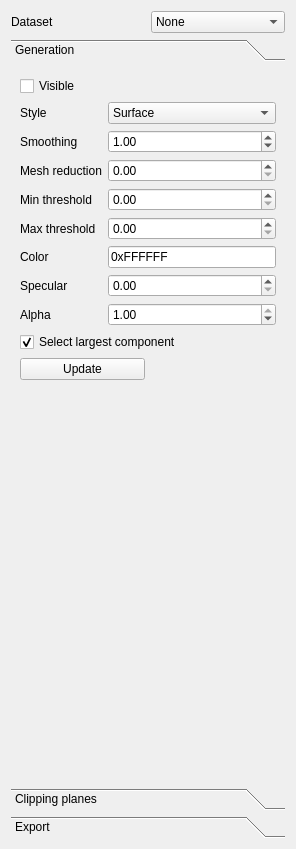
<?xml version="1.0" encoding="UTF-8"?>
<ui version="4.0">
 <class>TestPluginForm</class>
 <widget class="QWidget" name="TestPluginForm">
  <property name="geometry">
   <rect>
    <x>0</x>
    <y>0</y>
    <width>296</width>
    <height>849</height>
   </rect>
  </property>
  <property name="acceptDrops">
   <bool>true</bool>
  </property>
  <property name="windowTitle">
   <string>Form</string>
  </property>
  <layout class="QGridLayout" name="gridLayout_2">
   <item row="0" column="0">
    <layout class="QHBoxLayout" name="horizontalLayout_2">
     <item>
      <widget class="QLabel" name="label">
       <property name="text">
        <string>Dataset</string>
       </property>
      </widget>
     </item>
     <item>
      <widget class="QComboBox" name="comboBoxDataset">
       <property name="toolTip">
        <string>Choose the dataset to use</string>
       </property>
       <item>
        <property name="text">
         <string>None</string>
        </property>
       </item>
      </widget>
     </item>
    </layout>
   </item>
   <item row="1" column="0">
    <widget class="QToolBox" name="toolBox">
     <property name="currentIndex">
      <number>0</number>
     </property>
     <widget class="QWidget" name="page">
      <property name="geometry">
       <rect>
        <x>0</x>
        <y>0</y>
        <width>278</width>
        <height>699</height>
       </rect>
      </property>
      <attribute name="label">
       <string>Generation</string>
      </attribute>
      <layout class="QGridLayout" name="gridLayout_3">
       <item row="0" column="0" colspan="2">
        <layout class="QGridLayout" name="gridLayout">
         <item row="0" column="0">
          <widget class="QCheckBox" name="checkBoxVisible">
           <property name="toolTip">
            <string>Set visibility of mesh</string>
           </property>
           <property name="text">
            <string>Visible</string>
           </property>
           <property name="checked">
            <bool>false</bool>
           </property>
          </widget>
         </item>
         <item row="0" column="1">
          <layout class="QHBoxLayout" name="horizontalLayout"/>
         </item>
         <item row="1" column="0">
          <widget class="QLabel" name="label_8">
           <property name="text">
            <string>Style</string>
           </property>
          </widget>
         </item>
         <item row="1" column="1">
          <widget class="QComboBox" name="comboBoxStyle">
           <property name="toolTip">
            <string>Rendering style</string>
           </property>
           <item>
            <property name="text">
             <string>Surface</string>
            </property>
           </item>
           <item>
            <property name="text">
             <string>Wireframe</string>
            </property>
           </item>
           <item>
            <property name="text">
             <string>Points</string>
            </property>
           </item>
          </widget>
         </item>
         <item row="2" column="0">
          <widget class="QLabel" name="label_2">
           <property name="text">
            <string>Smoothing</string>
           </property>
          </widget>
         </item>
         <item row="2" column="1">
          <widget class="QDoubleSpinBox" name="inputSmoothing">
           <property name="toolTip">
            <string>Sigma of Gaussian blur</string>
           </property>
           <property name="maximum">
            <double>10.000000000000000</double>
           </property>
           <property name="singleStep">
            <double>0.500000000000000</double>
           </property>
           <property name="value">
            <double>1.000000000000000</double>
           </property>
          </widget>
         </item>
         <item row="3" column="0">
          <widget class="QLabel" name="label_7">
           <property name="text">
            <string>Mesh reduction</string>
           </property>
          </widget>
         </item>
         <item row="3" column="1">
          <widget class="QDoubleSpinBox" name="inputReduction">
           <property name="toolTip">
            <string>Reducing of the amount of polygons. Recommended value: 0.90</string>
           </property>
           <property name="maximum">
            <double>1.000000000000000</double>
           </property>
           <property name="singleStep">
            <double>0.050000000000000</double>
           </property>
           <property name="value">
            <double>0.000000000000000</double>
           </property>
          </widget>
         </item>
         <item row="4" column="0">
          <widget class="QLabel" name="label_3">
           <property name="text">
            <string>Min threshold</string>
           </property>
          </widget>
         </item>
         <item row="4" column="1">
          <widget class="QDoubleSpinBox" name="inputMinimumThreshold">
           <property name="maximum">
            <double>999999999.000000000000000</double>
           </property>
           <property name="singleStep">
            <double>100.000000000000000</double>
           </property>
           <property name="value">
            <double>0.000000000000000</double>
           </property>
          </widget>
         </item>
         <item row="5" column="0">
          <widget class="QLabel" name="label_4">
           <property name="text">
            <string>Max threshold</string>
           </property>
          </widget>
         </item>
         <item row="5" column="1">
          <widget class="QDoubleSpinBox" name="inputMaximumThreshold">
           <property name="maximum">
            <double>999999999.000000000000000</double>
           </property>
           <property name="singleStep">
            <double>100.000000000000000</double>
           </property>
           <property name="value">
            <double>0.000000000000000</double>
           </property>
          </widget>
         </item>
         <item row="6" column="0">
          <widget class="QLabel" name="label_5">
           <property name="text">
            <string>Color</string>
           </property>
          </widget>
         </item>
         <item row="6" column="1">
          <widget class="QLineEdit" name="inputColor">
           <property name="text">
            <string>0xFFFFFF</string>
           </property>
          </widget>
         </item>
         <item row="7" column="0">
          <widget class="QLabel" name="label_9">
           <property name="text">
            <string>Specular</string>
           </property>
          </widget>
         </item>
         <item row="7" column="1">
          <widget class="QDoubleSpinBox" name="inputSpecular">
           <property name="maximum">
            <double>1.000000000000000</double>
           </property>
           <property name="singleStep">
            <double>0.050000000000000</double>
           </property>
           <property name="value">
            <double>0.000000000000000</double>
           </property>
          </widget>
         </item>
         <item row="8" column="0">
          <widget class="QLabel" name="label_6">
           <property name="text">
            <string>Alpha</string>
           </property>
          </widget>
         </item>
         <item row="8" column="1">
          <widget class="QDoubleSpinBox" name="inputAlpha">
           <property name="maximum">
            <double>1.000000000000000</double>
           </property>
           <property name="singleStep">
            <double>0.100000000000000</double>
           </property>
           <property name="value">
            <double>1.000000000000000</double>
           </property>
          </widget>
         </item>
        </layout>
       </item>
       <item row="1" column="0" colspan="2">
        <widget class="QCheckBox" name="checkBoxLargestComponent">
         <property name="text">
          <string>Select largest component</string>
         </property>
         <property name="checked">
          <bool>true</bool>
         </property>
        </widget>
       </item>
       <item row="2" column="0">
        <widget class="QPushButton" name="buttonUpdate">
         <property name="text">
          <string>Update</string>
         </property>
        </widget>
       </item>
       <item row="3" column="1">
        <spacer name="verticalSpacer_3">
         <property name="orientation">
          <enum>Qt::Vertical</enum>
         </property>
         <property name="sizeHint" stdset="0">
          <size>
           <width>20</width>
           <height>443</height>
          </size>
         </property>
        </spacer>
       </item>
      </layout>
     </widget>
     <widget class="QWidget" name="page_2">
      <property name="geometry">
       <rect>
        <x>0</x>
        <y>0</y>
        <width>278</width>
        <height>699</height>
       </rect>
      </property>
      <attribute name="label">
       <string>Clipping planes</string>
      </attribute>
      <layout class="QVBoxLayout" name="verticalLayout_2">
       <item>
        <layout class="QGridLayout" name="gridLayout_4">
         <item row="0" column="0">
          <widget class="QLabel" name="xNameLabel">
           <property name="text">
            <string>X</string>
           </property>
           <property name="buddy">
            <cstring>xPositionSpin</cstring>
           </property>
          </widget>
         </item>
         <item row="0" column="1">
          <widget class="QCheckBox" name="checkBoxX">
           <property name="enabled">
            <bool>true</bool>
           </property>
           <property name="toolTip">
            <string>Enable clipping plane x1</string>
           </property>
           <property name="text">
            <string>Visible</string>
           </property>
          </widget>
         </item>
         <item row="0" column="2">
          <widget class="QCheckBox" name="checkBoxFlipX">
           <property name="text">
            <string>Flip</string>
           </property>
          </widget>
         </item>
        </layout>
       </item>
       <item>
        <layout class="QGridLayout" name="gridLayout_9">
         <item row="0" column="0">
          <widget class="QSpinBox" name="spinX"/>
         </item>
         <item row="0" column="1">
          <widget class="QSlider" name="horizontalSliderX">
           <property name="enabled">
            <bool>true</bool>
           </property>
           <property name="toolTip">
            <string>Set the position of the x1 clipping plane</string>
           </property>
           <property name="maximum">
            <number>300</number>
           </property>
           <property name="orientation">
            <enum>Qt::Horizontal</enum>
           </property>
          </widget>
         </item>
        </layout>
       </item>
       <item>
        <layout class="QGridLayout" name="gridLayout_10">
         <item row="0" column="0">
          <widget class="QLabel" name="yNameLabel">
           <property name="text">
            <string>Y</string>
           </property>
           <property name="buddy">
            <cstring>yPositionSpin</cstring>
           </property>
          </widget>
         </item>
         <item row="0" column="1">
          <widget class="QCheckBox" name="checkBoxY">
           <property name="enabled">
            <bool>true</bool>
           </property>
           <property name="toolTip">
            <string>Enable clipping plane y1</string>
           </property>
           <property name="text">
            <string>Visible</string>
           </property>
          </widget>
         </item>
         <item row="0" column="2">
          <widget class="QCheckBox" name="checkBoxFlipY">
           <property name="text">
            <string>Flip</string>
           </property>
          </widget>
         </item>
        </layout>
       </item>
       <item>
        <layout class="QGridLayout" name="gridLayout_11">
         <item row="0" column="0">
          <widget class="QSpinBox" name="spinY"/>
         </item>
         <item row="0" column="1">
          <widget class="QSlider" name="horizontalSliderY">
           <property name="enabled">
            <bool>true</bool>
           </property>
           <property name="toolTip">
            <string>Set the position of the y1 clipping plane</string>
           </property>
           <property name="orientation">
            <enum>Qt::Horizontal</enum>
           </property>
          </widget>
         </item>
        </layout>
       </item>
       <item>
        <layout class="QGridLayout" name="gridLayout_12">
         <item row="0" column="0">
          <widget class="QLabel" name="zNameLabel">
           <property name="text">
            <string>Z</string>
           </property>
           <property name="buddy">
            <cstring>zPositionSpin</cstring>
           </property>
          </widget>
         </item>
         <item row="0" column="1">
          <widget class="QCheckBox" name="checkBoxZ">
           <property name="enabled">
            <bool>true</bool>
           </property>
           <property name="toolTip">
            <string>Enable clipping plane z1</string>
           </property>
           <property name="text">
            <string>Visible</string>
           </property>
          </widget>
         </item>
         <item row="0" column="2">
          <widget class="QCheckBox" name="checkBoxFlipZ">
           <property name="text">
            <string>Flip</string>
           </property>
          </widget>
         </item>
        </layout>
       </item>
       <item>
        <layout class="QGridLayout" name="gridLayout_13">
         <item row="0" column="0">
          <widget class="QSpinBox" name="spinZ"/>
         </item>
         <item row="0" column="1">
          <widget class="QSlider" name="horizontalSliderZ">
           <property name="enabled">
            <bool>true</bool>
           </property>
           <property name="toolTip">
            <string>Set the position of the z1 clipping plane</string>
           </property>
           <property name="orientation">
            <enum>Qt::Horizontal</enum>
           </property>
          </widget>
         </item>
        </layout>
       </item>
       <item>
        <widget class="QCheckBox" name="checkBoxAlignPlanesToPick">
         <property name="text">
          <string>Align to mouse picking</string>
         </property>
         <property name="checked">
          <bool>true</bool>
         </property>
        </widget>
       </item>
       <item>
        <widget class="QCheckBox" name="checkBoxInvertClipping">
         <property name="text">
          <string>Invert clipping</string>
         </property>
        </widget>
       </item>
       <item>
        <widget class="QPushButton" name="buttonApplySettingsToAll">
         <property name="text">
          <string>Apply settings to all</string>
         </property>
        </widget>
       </item>
       <item>
        <widget class="QTabWidget" name="tabWidget">
         <property name="currentIndex">
          <number>0</number>
         </property>
         <widget class="QWidget" name="tab_3">
          <attribute name="title">
           <string>Base layer</string>
          </attribute>
          <layout class="QGridLayout" name="gridLayout_5">
           <item row="1" column="1">
            <widget class="QComboBox" name="comboBoxBaseLayerLUT">
             <item>
              <property name="text">
               <string>None</string>
              </property>
             </item>
            </widget>
           </item>
           <item row="0" column="0">
            <widget class="QLabel" name="label_10">
             <property name="text">
              <string>Dataset</string>
             </property>
            </widget>
           </item>
           <item row="0" column="1">
            <widget class="QComboBox" name="comboBoxBaseLayer">
             <item>
              <property name="text">
               <string>None</string>
              </property>
             </item>
            </widget>
           </item>
           <item row="1" column="0">
            <widget class="QLabel" name="label_11">
             <property name="text">
              <string>LUT</string>
             </property>
            </widget>
           </item>
          </layout>
         </widget>
         <widget class="QWidget" name="tab_4">
          <attribute name="title">
           <string>Overlay</string>
          </attribute>
          <layout class="QGridLayout" name="gridLayout_6">
           <item row="0" column="0">
            <widget class="QLabel" name="label_13">
             <property name="text">
              <string>Dataset</string>
             </property>
            </widget>
           </item>
           <item row="0" column="1">
            <widget class="QComboBox" name="comboBoxOverlay">
             <item>
              <property name="text">
               <string>None</string>
              </property>
             </item>
            </widget>
           </item>
           <item row="1" column="0">
            <widget class="QLabel" name="label_12">
             <property name="text">
              <string>LUT</string>
             </property>
            </widget>
           </item>
           <item row="1" column="1">
            <widget class="QComboBox" name="comboBoxOverlayLUT">
             <item>
              <property name="text">
               <string>None</string>
              </property>
             </item>
            </widget>
           </item>
          </layout>
         </widget>
        </widget>
       </item>
       <item>
        <spacer name="verticalSpacer">
         <property name="orientation">
          <enum>Qt::Vertical</enum>
         </property>
         <property name="sizeHint" stdset="0">
          <size>
           <width>20</width>
           <height>266</height>
          </size>
         </property>
        </spacer>
       </item>
      </layout>
     </widget>
     <widget class="QWidget" name="page_3">
      <property name="geometry">
       <rect>
        <x>0</x>
        <y>0</y>
        <width>278</width>
        <height>699</height>
       </rect>
      </property>
      <attribute name="label">
       <string>Export</string>
      </attribute>
      <layout class="QVBoxLayout" name="verticalLayout">
       <item>
        <widget class="QPushButton" name="buttonSaveMesh">
         <property name="text">
          <string>Save 3D mesh</string>
         </property>
        </widget>
       </item>
       <item>
        <spacer name="verticalSpacer_2">
         <property name="orientation">
          <enum>Qt::Vertical</enum>
         </property>
         <property name="sizeHint" stdset="0">
          <size>
           <width>20</width>
           <height>700</height>
          </size>
         </property>
        </spacer>
       </item>
      </layout>
     </widget>
    </widget>
   </item>
  </layout>
 </widget>
 <resources/>
 <connections/>
</ui>
